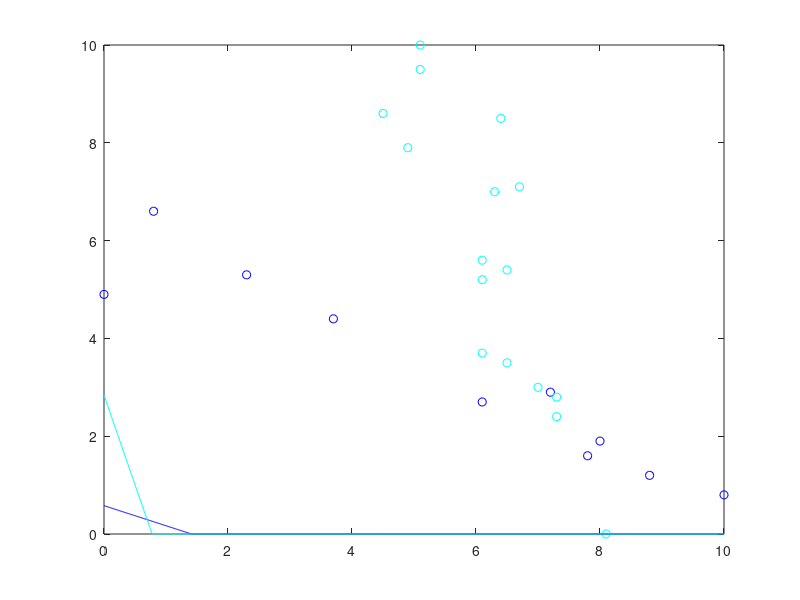

Source code (MATLAB):
x0 = 0.000000:.01:10.000000;
c0 = [2.300000 5.300000 ;
0.000000 4.900000 ;
8.800000 1.200000 ;
7.200000 2.900000 ;
10.000000 0.800000 ;
6.100000 2.700000 ;
7.800000 1.600000 ;
8.000000 1.900000 ;
0.800000 6.600000 ;
3.700000 4.400000 ;
];
y_c0 =  - 0.379562 / 0.925166 * x0  + 0.535988 / 0.925166;
c1 = [6.100000 5.200000 ;
5.100000 9.500000 ;
7.000000 3.000000 ;
6.300000 7.000000 ;
8.100000 0.000000 ;
4.900000 7.900000 ;
6.500000 3.500000 ;
6.100000 3.700000 ;
7.300000 2.800000 ;
7.300000 2.400000 ;
6.700000 7.100000 ;
6.500000 5.400000 ;
4.500000 8.600000 ;
6.100000 5.600000 ;
6.400000 8.500000 ;
5.100000 10.000000 ;
];
y_c1 =  - 0.964646 / 0.26355 * x0  + 0.748038 / 0.26355;
colors = jet(2);
if (size(c0) >0) plot (c0(:,1), c0(:,2),'o', 'color', colors(1,:)); end
hold on;
if (size(c1) >0) plot (c1(:,1), c1(:,2),'o', 'color', colors(2,:)); end
hold on;
for i = 1 : size(y_c0, 2) 
 if y_c0(i) > 10.000000 
 y_c0(i) = 10.000000; 
 end 
 if y_c0(i) < 0.000000 
 y_c0(i) = 0.000000; 
 end 
 end
for i = 1 : size(y_c1, 2) 
 if y_c1(i) > 10.000000 
 y_c1(i) = 10.000000; 
 end 
 if y_c1(i) < 0.000000 
 y_c1(i) = 0.000000; 
 end 
 end
plot(x0, y_c0, 'color', colors(1,:));
hold on;
plot(x0, y_c1, 'color', colors(2,:));
hold on;
